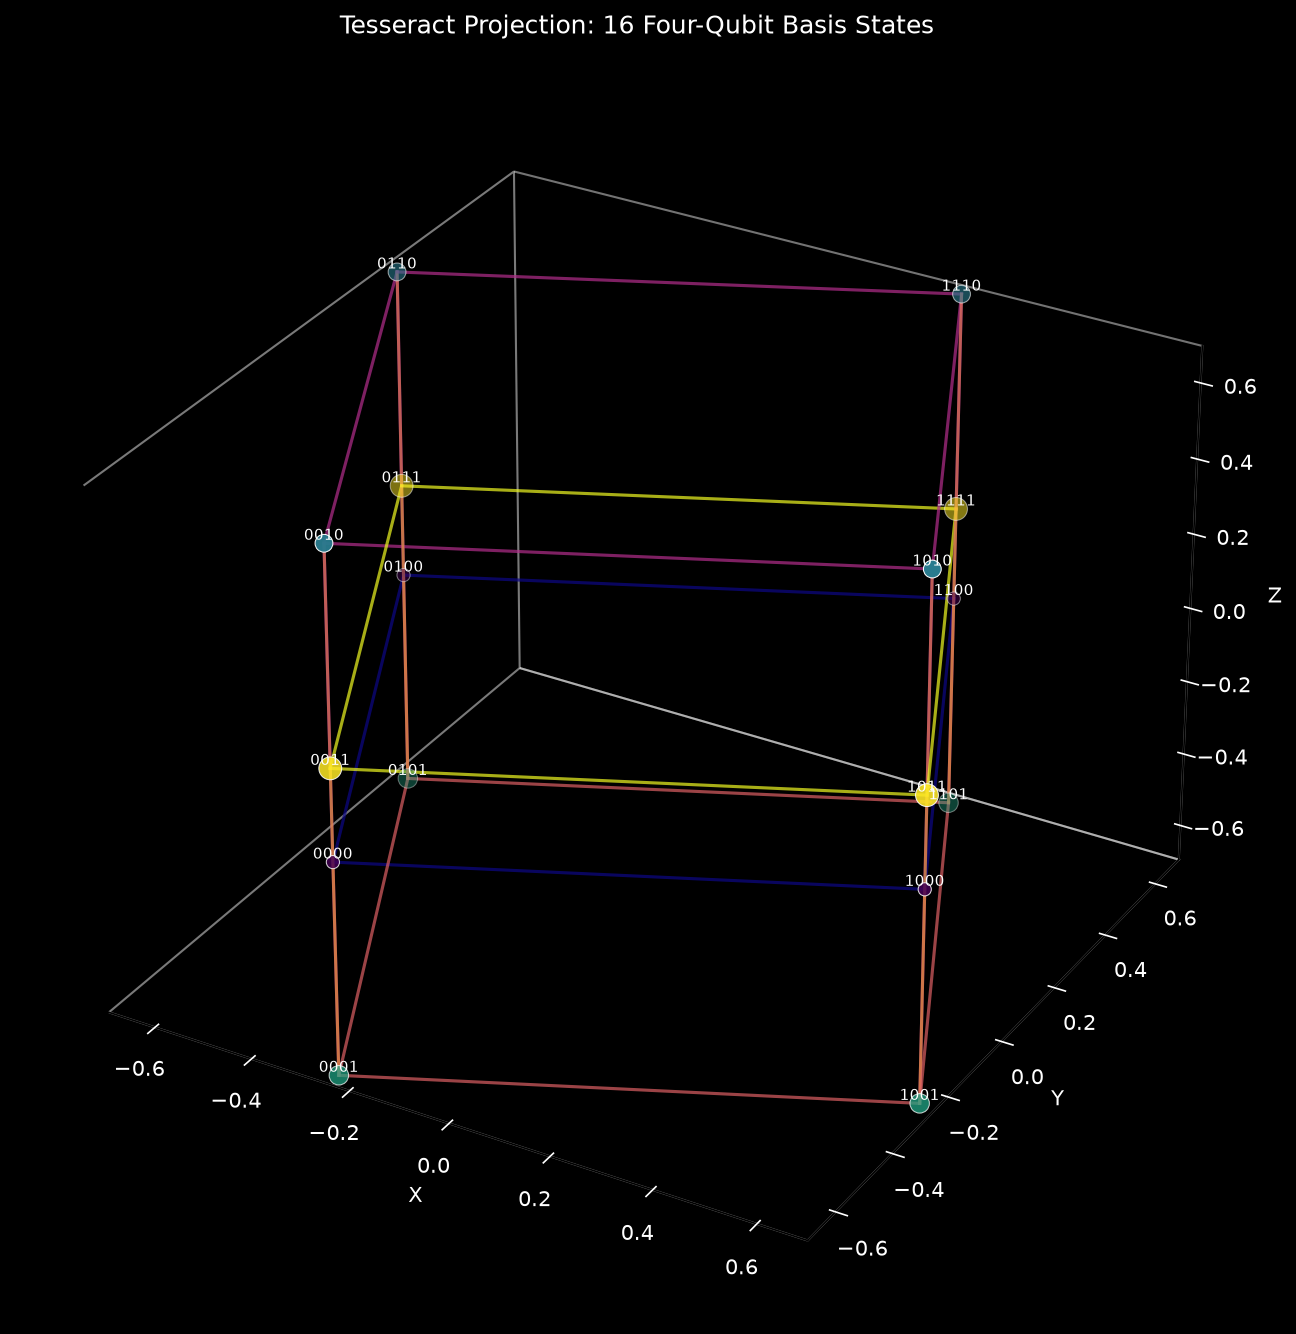

Write the Python code that produced this figure.
#!/usr/bin/env python3
"""Tesseract projection with 16 four-qubit basis states as vertices."""
import numpy as np
import matplotlib
matplotlib.use("Agg")
import matplotlib.pyplot as plt
from mpl_toolkits.mplot3d import Axes3D
from itertools import product

# 16 vertices of the tesseract: all binary combinations for 4 qubits
verts4 = np.array(list(product([0, 1], repeat=4)), dtype=float)
# Center them
verts4 -= 0.5

# Simple rotation/projection from 4D to 3D
theta = np.radians(25)
phi = np.radians(35)

def rot_xy(angle):
    c, s = np.cos(angle), np.sin(angle)
    return np.array([
        [c, -s, 0, 0],
        [s,  c, 0, 0],
        [0,  0, 1, 0],
        [0,  0, 0, 1]
    ])

def rot_zw(angle):
    c, s = np.cos(angle), np.sin(angle)
    return np.array([
        [1, 0, 0, 0],
        [0, 1, 0, 0],
        [0, 0, c, -s],
        [0, 0, s,  c]
    ])

R = rot_xy(theta) @ rot_zw(phi)
verts_rot = verts4 @ R.T

# Project to 3D by dropping the 4th coordinate
verts3 = verts_rot[:, :3]

# Depth for shading (use the dropped coordinate)
depth = verts_rot[:, 3]
dmin, dmax = depth.min(), depth.max()
norm_depth = (depth - dmin) / (dmax - dmin + 1e-12)

# Edges: connect vertices that differ by exactly one bit
edges = []
for i in range(16):
    for j in range(i + 1, 16):
        if np.sum(np.abs(verts4[i] - verts4[j])) == 1.0:
            edges.append((i, j))

fig = plt.figure(figsize=(11, 9), facecolor="black")
ax = fig.add_subplot(111, projection="3d", facecolor="black")

# Plot edges with depth-based color
for i, j in edges:
    avg_depth = (norm_depth[i] + norm_depth[j]) / 2
    color = plt.cm.plasma(avg_depth)
    ax.plot(
        [verts3[i, 0], verts3[j, 0]],
        [verts3[i, 1], verts3[j, 1]],
        [verts3[i, 2], verts3[j, 2]],
        color=color, linewidth=1.5, alpha=0.7
    )

# Plot vertices, size and color by depth
sizes = 40 + 80 * norm_depth
colors = plt.cm.viridis(norm_depth)
ax.scatter(
    verts3[:, 0], verts3[:, 1], verts3[:, 2],
    s=sizes, c=colors, edgecolors="white", linewidths=0.5, zorder=5
)

# Label each vertex with its qubit state
labels = ["".join(str(int(b + 0.5)) for b in v) for v in verts4 + 0.5]
for k, label in enumerate(labels):
    ax.text(
        verts3[k, 0], verts3[k, 1], verts3[k, 2],
        label, color="white", fontsize=7, ha="center", va="bottom"
    )

ax.set_title("Tesseract Projection: 16 Four-Qubit Basis States", color="white", pad=20)
ax.set_xlabel("X", color="white")
ax.set_ylabel("Y", color="white")
ax.set_zlabel("Z", color="white")
ax.tick_params(colors="white")
ax.xaxis.pane.fill = False
ax.yaxis.pane.fill = False
ax.zaxis.pane.fill = False
ax.grid(False)

# Equal aspect
max_range = np.array([verts3.max(axis=0) - verts3.min(axis=0)]).max() / 2
mid = verts3.mean(axis=0)
ax.set_xlim(mid[0] - max_range, mid[0] + max_range)
ax.set_ylim(mid[1] - max_range, mid[1] + max_range)
ax.set_zlim(mid[2] - max_range, mid[2] + max_range)

plt.tight_layout()
plt.savefig("tesseract_qubits_3d.png", dpi=150, facecolor="black", bbox_inches="tight")
print("Saved tesseract_qubits_3d.png")
print(f"Vertices: {len(verts4)}, Edges: {len(edges)}")
